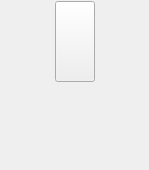
<?xml version="1.0" encoding="UTF-8"?>
<ui version="4.0">
 <class>Dis_LightCtrl</class>
 <widget class="QWidget" name="Dis_LightCtrl">
  <property name="geometry">
   <rect>
    <x>0</x>
    <y>0</y>
    <width>149</width>
    <height>170</height>
   </rect>
  </property>
  <property name="windowTitle">
   <string>Dis_LightCtrl</string>
  </property>
  <layout class="QVBoxLayout" name="verticalLayout">
   <property name="spacing">
    <number>0</number>
   </property>
   <property name="leftMargin">
    <number>0</number>
   </property>
   <property name="topMargin">
    <number>0</number>
   </property>
   <property name="rightMargin">
    <number>0</number>
   </property>
   <property name="bottomMargin">
    <number>0</number>
   </property>
   <item>
    <widget class="QWidget" name="widget_1" native="true">
     <layout class="QVBoxLayout" name="verticalLayout_3">
      <property name="spacing">
       <number>0</number>
      </property>
      <property name="leftMargin">
       <number>0</number>
      </property>
      <property name="topMargin">
       <number>0</number>
      </property>
      <property name="rightMargin">
       <number>0</number>
      </property>
      <property name="bottomMargin">
       <number>0</number>
      </property>
      <item>
       <spacer name="verticalSpacer">
        <property name="orientation">
         <enum>Qt::Vertical</enum>
        </property>
        <property name="sizeType">
         <enum>QSizePolicy::Preferred</enum>
        </property>
        <property name="sizeHint" stdset="0">
         <size>
          <width>20</width>
          <height>1</height>
         </size>
        </property>
       </spacer>
      </item>
      <item>
       <widget class="QWidget" name="widget_2" native="true">
        <layout class="QVBoxLayout" name="verticalLayout_2">
         <property name="spacing">
          <number>6</number>
         </property>
         <property name="leftMargin">
          <number>0</number>
         </property>
         <property name="topMargin">
          <number>0</number>
         </property>
         <property name="rightMargin">
          <number>0</number>
         </property>
         <property name="bottomMargin">
          <number>0</number>
         </property>
         <item>
          <widget class="QWidget" name="widget_3" native="true">
           <layout class="QHBoxLayout" name="horizontalLayout">
            <property name="spacing">
             <number>0</number>
            </property>
            <property name="leftMargin">
             <number>0</number>
            </property>
            <property name="topMargin">
             <number>0</number>
            </property>
            <property name="rightMargin">
             <number>0</number>
            </property>
            <property name="bottomMargin">
             <number>0</number>
            </property>
            <item>
             <spacer name="horizontalSpacer">
              <property name="orientation">
               <enum>Qt::Horizontal</enum>
              </property>
              <property name="sizeHint" stdset="0">
               <size>
                <width>1</width>
                <height>20</height>
               </size>
              </property>
             </spacer>
            </item>
            <item>
             <widget class="QPushButton" name="pushButton">
              <property name="sizePolicy">
               <sizepolicy hsizetype="Preferred" vsizetype="Preferred">
                <horstretch>0</horstretch>
                <verstretch>0</verstretch>
               </sizepolicy>
              </property>
              <property name="minimumSize">
               <size>
                <width>0</width>
                <height>0</height>
               </size>
              </property>
              <property name="maximumSize">
               <size>
                <width>10000</width>
                <height>10000</height>
               </size>
              </property>
              <property name="focusPolicy">
               <enum>Qt::TabFocus</enum>
              </property>
              <property name="text">
               <string/>
              </property>
             </widget>
            </item>
            <item>
             <spacer name="horizontalSpacer_2">
              <property name="orientation">
               <enum>Qt::Horizontal</enum>
              </property>
              <property name="sizeHint" stdset="0">
               <size>
                <width>1</width>
                <height>20</height>
               </size>
              </property>
             </spacer>
            </item>
           </layout>
          </widget>
         </item>
         <item>
          <widget class="QWidget" name="widget_4" native="true">
           <layout class="QHBoxLayout" name="horizontalLayout_3">
            <property name="spacing">
             <number>0</number>
            </property>
            <property name="leftMargin">
             <number>0</number>
            </property>
            <property name="topMargin">
             <number>0</number>
            </property>
            <property name="rightMargin">
             <number>0</number>
            </property>
            <property name="bottomMargin">
             <number>0</number>
            </property>
            <item>
             <spacer name="horizontalSpacer_7">
              <property name="orientation">
               <enum>Qt::Horizontal</enum>
              </property>
              <property name="sizeHint" stdset="0">
               <size>
                <width>1</width>
                <height>20</height>
               </size>
              </property>
             </spacer>
            </item>
            <item>
             <widget class="QLabel" name="label">
              <property name="minimumSize">
               <size>
                <width>80</width>
                <height>30</height>
               </size>
              </property>
              <property name="text">
               <string/>
              </property>
              <property name="alignment">
               <set>Qt::AlignCenter</set>
              </property>
             </widget>
            </item>
            <item>
             <spacer name="horizontalSpacer_4">
              <property name="orientation">
               <enum>Qt::Horizontal</enum>
              </property>
              <property name="sizeHint" stdset="0">
               <size>
                <width>1</width>
                <height>20</height>
               </size>
              </property>
             </spacer>
            </item>
           </layout>
          </widget>
         </item>
        </layout>
       </widget>
      </item>
      <item>
       <spacer name="verticalSpacer_2">
        <property name="orientation">
         <enum>Qt::Vertical</enum>
        </property>
        <property name="sizeType">
         <enum>QSizePolicy::Preferred</enum>
        </property>
        <property name="sizeHint" stdset="0">
         <size>
          <width>20</width>
          <height>1</height>
         </size>
        </property>
       </spacer>
      </item>
     </layout>
    </widget>
   </item>
  </layout>
 </widget>
 <layoutdefault spacing="6" margin="11"/>
 <resources/>
 <connections/>
</ui>
